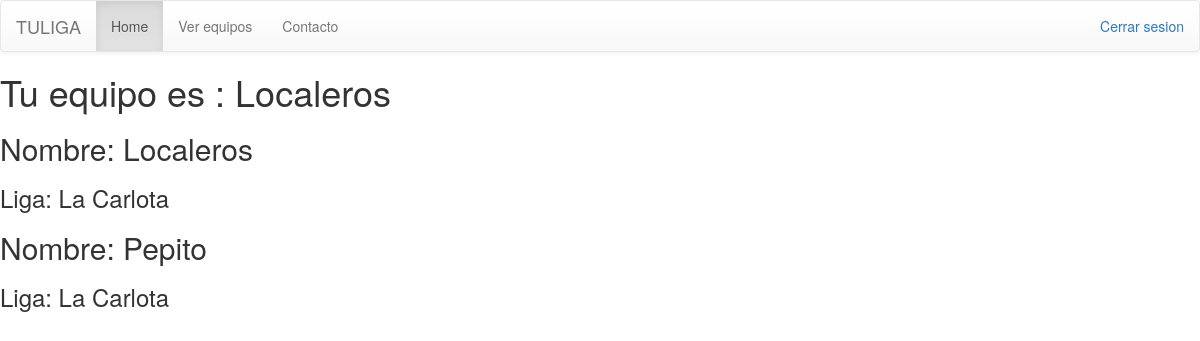
/ver_equipos (signed in), run on the app's committed database.
### jugador_equipo/models.py (models this page shows, shortened)
class Perfiles(models.Model):
    usuario = models.OneToOneField(User)
    telefono = models.IntegerField()
    equipo = models.ForeignKey(Equipo,null=True,blank=True)

class Equipo(models.Model):
    nombre = models.CharField(unique=True, max_length=20)
    ciudad = models.CharField(max_length=30)
    anio_creacion = models.IntegerField(default=0)
    descripcion = models.CharField(max_length=400, null=True)
    nombre_del_entrenador = models.CharField(max_length=20)
    puntos = models.IntegerField(default=0)
    administrador = models.OneToOneField(User)
    Liga = models.ForeignKey(Liga, null=True, blank=True)
    contrasena = models.CharField(max_length=20, null=False, default="")
    class Meta:
        ordering = ['nombre']

### equipo_jornada/models.py (models this page shows, shortened)
class Liga(models.Model):
    nombre = models.CharField(unique=True, max_length=20)
    ciudad = models.CharField(max_length=30)
    anio_creacion = models.IntegerField()
    descripcion = models.CharField(max_length=400, null=True)
    administrador = models.OneToOneField(User)
    fecha_comienzo = models.DateField(null=True)
    contrasena = models.CharField(max_length=20, null=False, default="")
    jornadas_realizadas = models.BooleanField(default=False)
    class Meta:
        ordering = ['nombre']

### jugador_equipo/views.py (the view)
# urls.py: url(r'^ver_equipos$', views.ver_equipos),
def ver_equipos(request):
    if Equipo.objects.exists():
        equipos = Equipo.objects.all()
        perfiles = Perfiles.objects.get(usuario=request.user)
        return render(request, 'ver_equipos.html', {'equipos': equipos, 'exists_equipo': True, 'perfiles': perfiles})
    else:
        print "No hay equipos"
        return render(request, 'ver_equipos.html', {'exists_equipo': False})

### equipo_jornada/templates/ver_equipos.html (shortened to what this page needs)
{% extends 'base.html' %} {%block content%}
<h1>Tu equipo es : {{perfiles.equipo.nombre}}</h1>
{%if exists_equipo%} {%for equipo in equipos%}
<h2>Nombre: {{equipo.nombre}}</h2>
<h3>Liga: {{equipo.Liga.nombre}}</h3>
{%endfor%} {%else%}
<h1>NO HAY EQUIPOS JODER, CREA UNO</h1>
{%endif%} {%endblock%}

### equipo_jornada/templates/base.html (style rules this page uses)
body { padding-bottom: 20px; }

### data on the page
Perfiles: equipo.nombre "Localeros"
Equipo: nombre "Localeros", Liga.nombre "La Carlota"
Equipo: nombre "Pepito", Liga.nombre "La Carlota"
